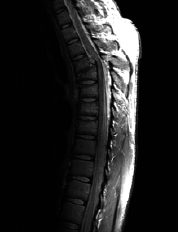
%> input picture Chapter3/image/powertest1.PNG, 178 x 232 px
$ octave Power_Law_Transformations.m   (GNU Octave 9; MATLAB toolbox functions it lacks are replaced by stand-ins)
%> lines starting %> are read from the running program, lines starting %| are printed output that depends on the picture
clear all
close all
clc

% بارگذاری تصاویر
d = imread('image/powertest1.PNG');
%> d is the input picture: size 232x178x3 uint8; min 0, max 255, mean 33.1
l = imread('image/powertest2.PNG');
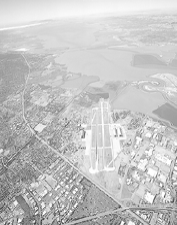
%> input picture Chapter3/image/powertest2.PNG, 177 x 225 px
%> l is the input picture: size 225x177x3 uint8; min 51, max 255, mean 197.1

d = double(d); % تبدیل تصویر به نوع عددی
%> d: size 232x178x3 double
l = double(l); % تبدیل تصویر به نوع عددی
%> l: size 225x177x3 double

gama=0.6 ;
d1=(d.^gama)*256;
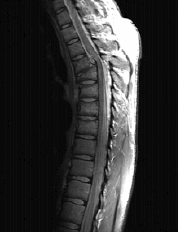
%> d1: size 232x178x3 double; min 0, max 7114.8, mean 1433.5; drawn with min black and max white

gama=0.4;
d2=(d.^gama)*256;
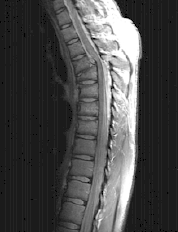
%> d2: size 232x178x3 double; min 0, max 2348.9, mean 684.6; drawn with min black and max white

gama=0.3;
d3=(d.^gama)*256;
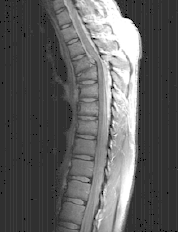
%> d3: size 232x178x3 double; min 0, max 1349.6, mean 500.8; drawn with min black and max white

gama=3 ;
l1=(l.^gama)*256;
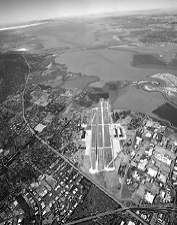
%> l1: size 225x177x3 double; min 33958656, max 4244832000, mean 2.1e+09; drawn with min black and max white

gama=4;
l2=(l.^gama)*256;
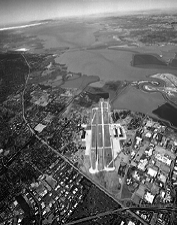
%> l2: size 225x177x3 double; min 1731891456, max 1.08e+12, mean 4.41e+11; drawn with min black and max white

gama=5;
l3=(l.^gama)*256;
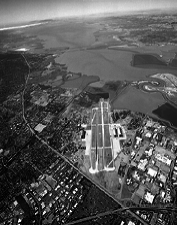
%> l3: size 225x177x3 double; min 88326464256, max 2.76e+14, mean 9.38e+13; drawn with min black and max white


subplot(241)
imshow(d/ max(d(:)))
title('orginal image')

subplot(242)
imshow(d1/ max(d1(:)))
title('\gamma = 0.6')

subplot(243)
imshow(d2/ max(d2(:)))
title('\gamma = 0.4')

subplot(244)
imshow(d3/ max(d3(:)))
title('\gamma = 0.3')

subplot(245)
imshow(l/ max(l(:)))
title('orginal image')

subplot(246)
imshow(l1/ max(l1(:)))
title('\gamma = 0.6')

subplot(247)
imshow(l2/ max(l2(:)))
title('\gamma = 0.4')

subplot(248)
imshow(l3/ max(l3(:)))
title('\gamma = 0.3')
